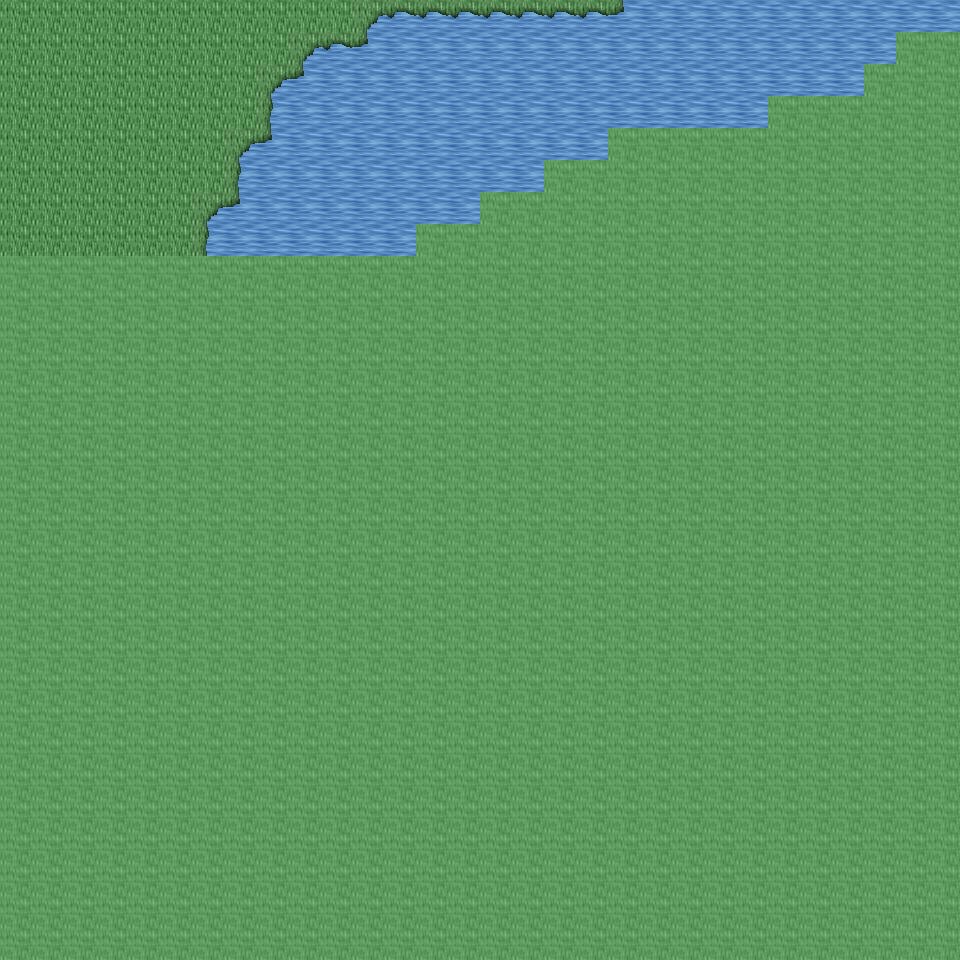

Below is a game level as drawn by its tile map, then a one-line description and the .tmx that defines it (tile-layer data replaced by summaries):
An orthogonal 30x30 tile map with 32x32 px tiles, 6 tile layers (Ground, Object, Object2, Above, ...), 21 tilesets and 3 objects (3x mapchange).

<map version="1.0" orientation="orthogonal" renderorder="right-down" width="30" height="30" tilewidth="32" tileheight="32" nextobjectid="4">
  <tileset firstgid="1" name="tileset_ground_ground" tilewidth="32" tileheight="32" tilecount="33" columns="3">
    <image source="../drawable/tileset_ground_ground.png" width="96" height="352" />
  </tileset>
  <tileset firstgid="34" name="tileset_ground_water_pool" tilewidth="32" tileheight="32" tilecount="72" columns="3">
    <image source="../drawable/tileset_ground_water_pool.png" width="96" height="768" />
  </tileset>
  <tileset firstgid="106" name="tileset_plant_flower_daisy_red" tilewidth="32" tileheight="32" tilecount="8" columns="2">
    <image source="../drawable/tileset_plant_flower_daisy_red.png" width="64" height="128" />
  </tileset>
  <tileset firstgid="114" name="tileset_plant_flower_daisy_white" tilewidth="32" tileheight="32" tilecount="8" columns="2">
    <image source="../drawable/tileset_plant_flower_daisy_white.png" width="64" height="128" />
  </tileset>
  <tileset firstgid="122" name="tileset_plant_flower_daisy_yellow" tilewidth="32" tileheight="32" tilecount="8" columns="2">
    <image source="../drawable/tileset_plant_flower_daisy_yellow.png" width="64" height="128" />
  </tileset>
  <tileset firstgid="130" name="tileset_plant_flower_daisy_blue" tilewidth="32" tileheight="32" tilecount="8" columns="2">
    <image source="../drawable/tileset_plant_flower_daisy_blue.png" width="64" height="128" />
  </tileset>
  <tileset firstgid="138" name="tileset_plant_grasses" tilewidth="32" tileheight="32" tilecount="6" columns="3">
    <image source="../drawable/tileset_plant_grasses.png" width="96" height="64" />
  </tileset>
  <tileset firstgid="144" name="tileset_plant_tree_tree_darkgreen" tilewidth="32" tileheight="32" tilecount="88" columns="8">
    <image source="../drawable/tileset_plant_tree_tree_darkgreen.png" width="256" height="352" />
  </tileset>
  <tileset firstgid="232" name="tileset_ground_grass_edges" tilewidth="32" tileheight="32" tilecount="36" columns="12">
    <image source="../drawable/tileset_ground_grass_edges.png" width="384" height="96" />
  </tileset>
  <tileset firstgid="268" name="tileset_ground_grass_corners" tilewidth="32" tileheight="32" tilecount="24" columns="6">
    <image source="../drawable/tileset_ground_grass_corners.png" width="192" height="128" />
  </tileset>
  <tileset firstgid="292" name="tileset_furniture_table_long_side_on_pale" tilewidth="32" tileheight="32" tilecount="3" columns="3">
    <image source="../drawable/tileset_furniture_table_long_side_on_pale.png" width="96" height="32" />
  </tileset>
  <tileset firstgid="295" name="tileset_plant_stump_stump_brown" tilewidth="32" tileheight="32" tilecount="4" columns="2">
    <image source="../drawable/tileset_plant_stump_stump_brown.png" width="64" height="64" />
  </tileset>
  <tileset firstgid="299" name="tileset_item_sign_large" tilewidth="32" tileheight="32" tilecount="15" columns="5">
    <image source="../drawable/tileset_item_sign_large.png" width="160" height="96" />
  </tileset>
  <tileset firstgid="314" name="tileset_plant_stump_small_stump" tilewidth="32" tileheight="32" tilecount="4" columns="2">
    <image source="../drawable/tileset_plant_stump_small_stump.png" width="64" height="64" />
  </tileset>
  <tileset firstgid="318" name="tileset_building_wall_bricked_edges" tilewidth="32" tileheight="32" tilecount="25" columns="5">
    <image source="../drawable/tileset_building_wall_bricked_edges.png" width="160" height="160" />
  </tileset>
  <tileset firstgid="343" name="tileset_logic_collision" tilewidth="32" tileheight="32" tilecount="1" columns="1">
    <image source="../drawable/tileset_logic_collision.png" width="32" height="32" />
  </tileset>
  <tileset firstgid="344" name="tileset_object_boat" tilewidth="32" tileheight="32" tilecount="42" columns="6">
    <image source="../drawable/tileset_object_boat.png" width="192" height="224" />
  </tileset>
  <tileset firstgid="386" name="tileset_furniture_table_long_front_on_pale" tilewidth="32" tileheight="32" tilecount="3" columns="1">
    <image source="../drawable/tileset_furniture_table_long_front_on_pale.png" width="32" height="96" />
  </tileset>
  <tileset firstgid="389" name="tileset_ground_green_paving" tilewidth="32" tileheight="32" tilecount="18" columns="3">
    <image source="../drawable/tileset_ground_green_paving.png" width="96" height="192" />
  </tileset>
  <tileset firstgid="407" name="tileset_furniture_bed_double_peach" tilewidth="32" tileheight="32" tilecount="8" columns="2">
    <image source="../drawable/tileset_furniture_bed_double_peach.png" width="64" height="128" />
  </tileset>
  <tileset firstgid="415" name="tileset_furniture_bed_double_red" tilewidth="32" tileheight="32" tilecount="8" columns="2">
    <image source="../drawable/tileset_furniture_bed_double_red.png" width="64" height="128" />
  </tileset>
  <layer name="Ground" width="30" height="30">
    <data>[900 cells, 240 non-empty, 5 distinct tile ids]</data>
  </layer>
  <layer name="Object" width="30" height="30">
    <data>[900 cells, 21 non-empty, 4 distinct tile ids]</data>
  </layer>
  <layer name="Object2" width="30" height="30">
    <data>[900 cells, 0 non-empty, 0 distinct tile ids]</data>
  </layer>
  <layer name="Above" width="30" height="30">
    <data>[900 cells, 0 non-empty, 0 distinct tile ids]</data>
  </layer>
  <layer name="Above2" width="30" height="30">
    <data>[900 cells, 0 non-empty, 0 distinct tile ids]</data>
  </layer>
  <layer name="Walkable" width="30" height="30">
    <data>[900 cells, 727 non-empty, 1 distinct tile ids]</data>
  </layer>
  <objectgroup name="MapEvents">
    <object id="1" name="north" type="mapchange" x="0" y="0" width="960" height="32">
      <properties>
        <property name="map" value="0_ados_mountain_n2_w2_x1_y3" />
        <property name="place" value="south" />
      </properties>
    </object>
    <object id="2" name="west" type="mapchange" x="0" y="0" width="32" height="256">
      <properties>
        <property name="map" value="0_ados_mountain_n2_w2_x0_y4" />
        <property name="place" value="east" />
      </properties>
    </object>
    <object id="3" name="east" type="mapchange" x="928" y="0" width="32" height="32">
      <properties>
        <property name="map" value="0_ados_mountain_n2_w2_x2_y4" />
        <property name="place" value="west" />
      </properties>
    </object>
  </objectgroup>
</map>
